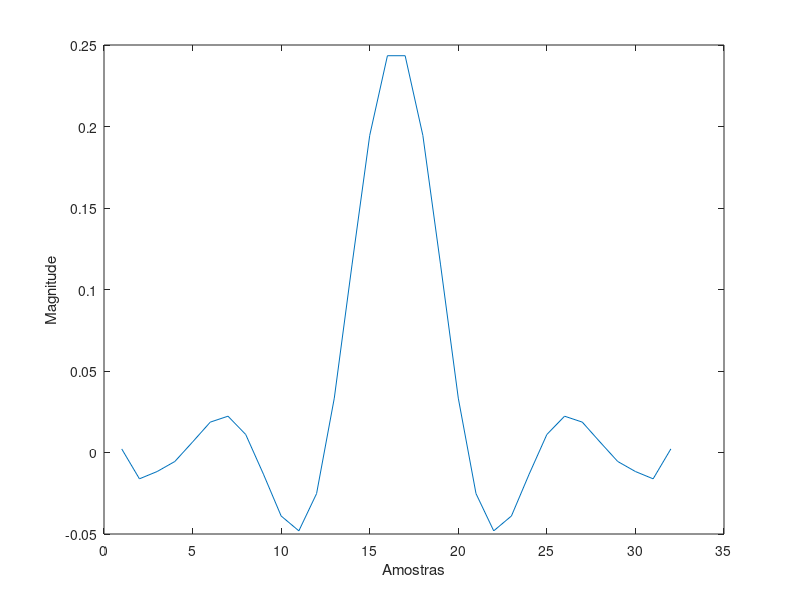
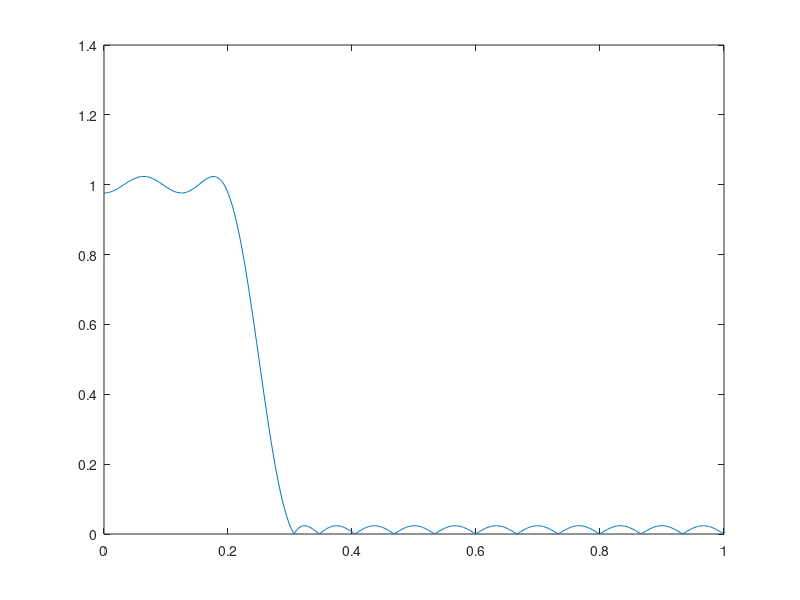
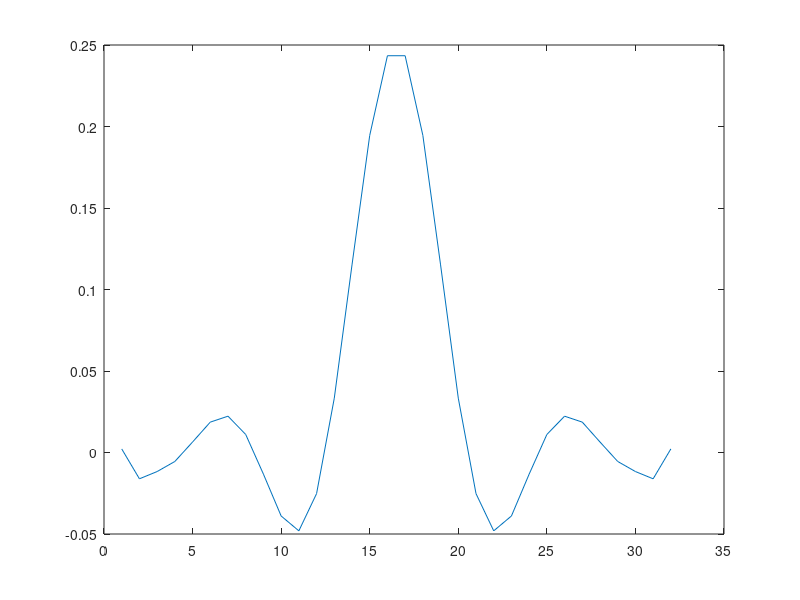

These figures' MATLAB source, in order:
h=[0.0021999162100326
   -0.0161510588495792
   -0.0116726512182460
   -0.0055063971763634
   0.0064449667557199
   0.0186434484471723
   0.0222741566404199
   0.0110521080146873
   -0.0132808262539269
   -0.0389453578495036
   -0.0480697106440195
   -0.0252165140913743
   0.0333432885920265
   0.1151020303891887
   0.1945331717278521
   0.2434262525855154
   0.2434262525855154
   0.1945331717278521
   0.1151020303891887
   0.0333432885920265
   -0.0252165140913743
   -0.0480697106440195
   -0.0389453578495036
   -0.0132808262539269
   0.0110521080146873
   0.0222741566404199
   0.0186434484471723
   0.0064449667557199
   -0.0055063971763634
   -0.0116726512182460
   -0.0161510588495792
   0.00219991621003269];

figure(1); clf;
plot(h);
xlabel('Amostras'); ylabel('Magnitude');

figure(2); clf;
[H W] = freqz(h, 1.0);
plot(W/pi, abs(H));

%% Atraso de grupo: 15.5    ((32-1)/2)

f = [0 0.2 0.3 1];
m = [1 1 0 0];
w = [1 1];
h = firpm(31, f, m, w);

figure(3); clf;
plot(h);
